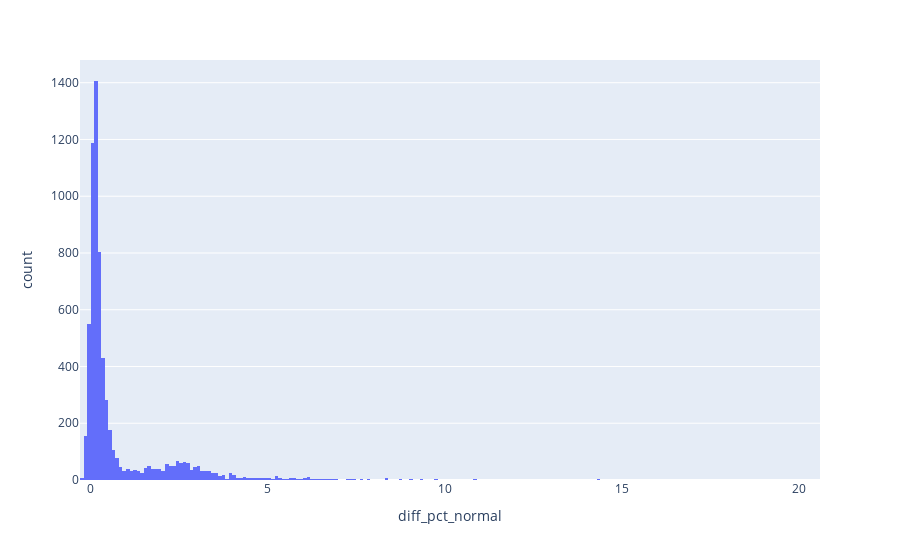

Notebook code for this chart:
### Markdown cell above
`gmaps = osm + osm * diff_pct_normal`

### Code cell
px.histogram(df_dist, x='diff_pct_normal')

### Figure 1 — Plotly figure (JSON) as saved in the notebook; plotly's stock layout.template omitted (floating-point values rounded to 4 significant figures; data arrays with more than 128 entries replaced by an {"elided": "..."} marker saying what was removed)
{"data": [{"alignmentgroup": "True", "bingroup": "x", "hovertemplate": "diff_pct_normal=%{x}<br>count=%{y}<extra></extra>", "legendgroup": "", "marker": {"color": "#636efa", "pattern": {"shape": ""}}, "name": "", "offsetgroup": "", "orientation": "v", "showlegend": false, "type": "histogram", "x": {"elided": "7896 float values"}, "xaxis": "x", "yaxis": "y"}], "layout": {"barmode": "relative", "legend": {"tracegroupgap": 0}, "margin": {"t": 60}, "xaxis": {"anchor": "y", "domain": [0, 1], "title": {"text": "diff_pct_normal"}}, "yaxis": {"anchor": "x", "domain": [0, 1], "title": {"text": "count"}}}}
